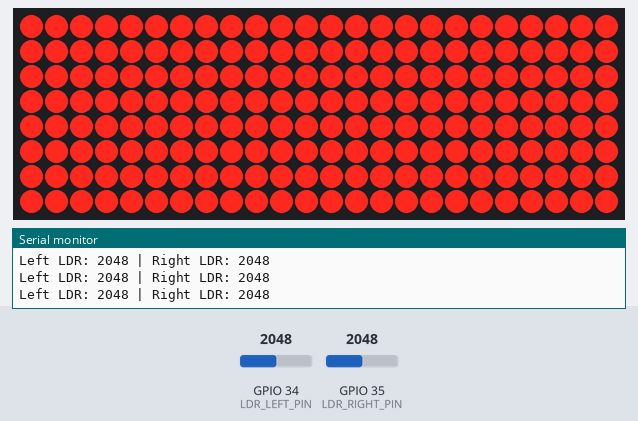
The sketch below on a simulated ESP32. Shown: 24×8 LED matrix, the last lines printed to the serial monitor. The test bench sets the inputs (shaded band); at power-on: GPIO 34 (LDR_LEFT_PIN) = 2048, GPIO 35 (LDR_RIGHT_PIN) = 2048.

Above: at 1.2 s.
1.3 s: GPIO 34 (LDR_LEFT_PIN) set to 1527
2.8 s: GPIO 34 (LDR_LEFT_PIN) set to 1437
At 3.6 s:
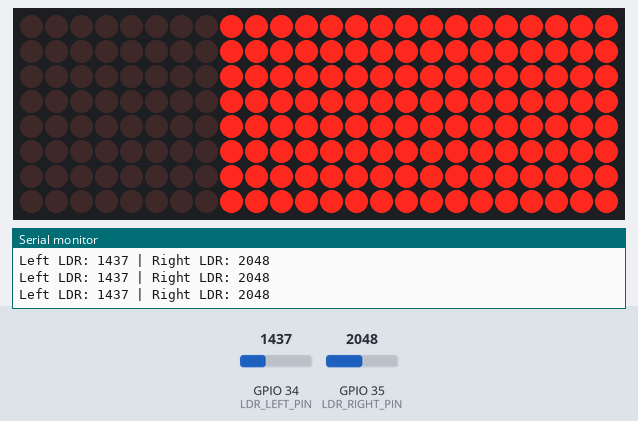
4.3 s: GPIO 35 (LDR_RIGHT_PIN) set to 1562
7.3 s: GPIO 35 (LDR_RIGHT_PIN) set to 1443
At 8.2 s:
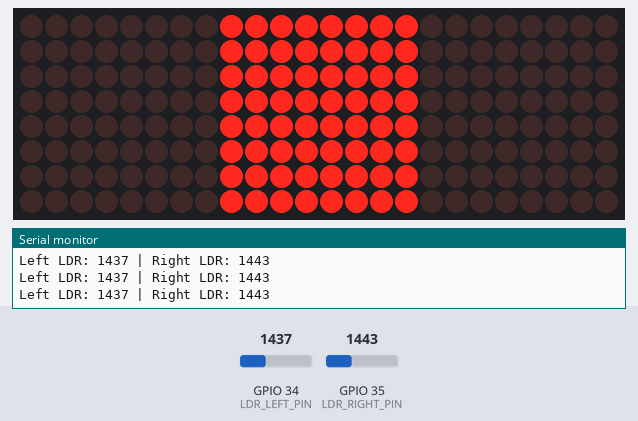
8.9 s: GPIO 34 (LDR_LEFT_PIN) set to 1540
At 10.1 s:
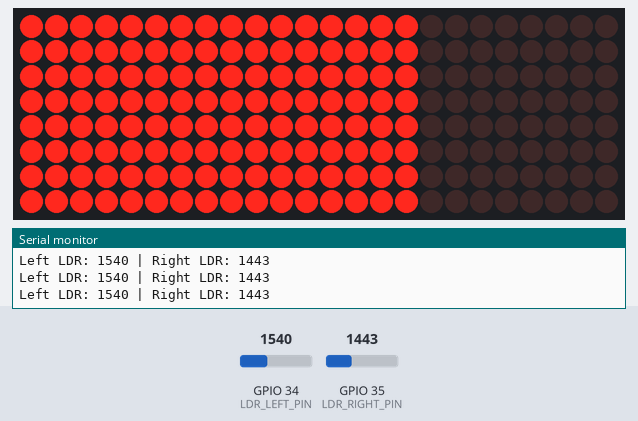
10.4 s: GPIO 34 (LDR_LEFT_PIN) set to 1460
At 11.8 s:
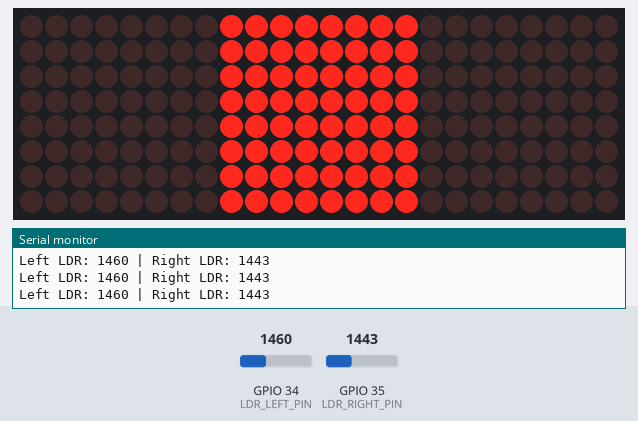
Timing chart, 0 to 13.0 s (numbered marks = the images above; inputs shaded):
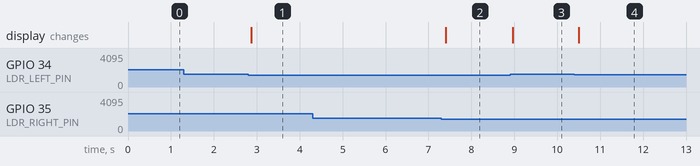

Measured:
- the behaviour switches between 1500 and 1499 on GPIO 34 (LDR_LEFT_PIN) (found by bisection; images 0 and 1)
- the behaviour switches between 1500 and 1499 on GPIO 35 (LDR_RIGHT_PIN) (found by bisection; images 1 and 2)
- after the input at 2.8 s, the display: changes after 0.07 s (image 1)
- after the input at 7.3 s, the display: changes after 0.10 s (image 2)
- after the input at 8.9 s, the display: changes after 0.06 s (image 3)
- after the input at 10.4 s, the display: changes after 0.10 s (image 4)

The sketch:

LED_MATRIX.ino
```cpp
#include <MD_MAX72xx.h>
#include <SPI.h>

#define HARDWARE_TYPE MD_MAX72XX::FC16_HW
#define MAX_DEVICES 3
#define CLK_PIN   18
#define DATA_PIN  23
#define CS_PIN    5

MD_MAX72XX mx = MD_MAX72XX(HARDWARE_TYPE, DATA_PIN, CLK_PIN, CS_PIN, MAX_DEVICES);

#define LDR_LEFT_PIN 34
#define LDR_RIGHT_PIN 35

#define LDR_LEFT_THRESHOLD 1500
#define LDR_RIGHT_THRESHOLD 1500

#define FLOODLIGHT_THRESHOLD 150

void setup() {
  Serial.begin(115200);
  mx.begin();
  mx.control(MD_MAX72XX::INTENSITY, 5);
  turnOnAllMatrices();
}

void loop() {
  int leftLdrValue = analogRead(LDR_LEFT_PIN);
  int rightLdrValue = analogRead(LDR_RIGHT_PIN);

  Serial.print("Left LDR: ");
  Serial.print(leftLdrValue);
  Serial.print(" | Right LDR: ");
  Serial.println(rightLdrValue);

  int averageLdrValue = (leftLdrValue + rightLdrValue) / 2;

  if (averageLdrValue < FLOODLIGHT_THRESHOLD) {
    turnOffAllMatrices();
  } else {
    turnOnAllMatrices();

    if (leftLdrValue < LDR_LEFT_THRESHOLD) {
      turnOffMatrix(2);
    }
    if (rightLdrValue < LDR_RIGHT_THRESHOLD) {
      turnOffMatrix(0);
    }
  }
  delay(100);
}

void turnOffMatrix(int deviceIndex) {
  for (int row = 0; row < 8; row++) {
    mx.setRow(deviceIndex, row, 0x00);
  }
}

void turnOnMatrix(int deviceIndex) {
  for (int row = 0; row < 8; row++) {
    mx.setRow(deviceIndex, row, 0xFF);
  }
}

void turnOffAllMatrices() {
  for (int i = 0; i < MAX_DEVICES; i++) {
    turnOffMatrix(i);
  }
}

void turnOnAllMatrices() {
  for (int i = 0; i < MAX_DEVICES; i++) {
    turnOnMatrix(i);
  }
}
```
